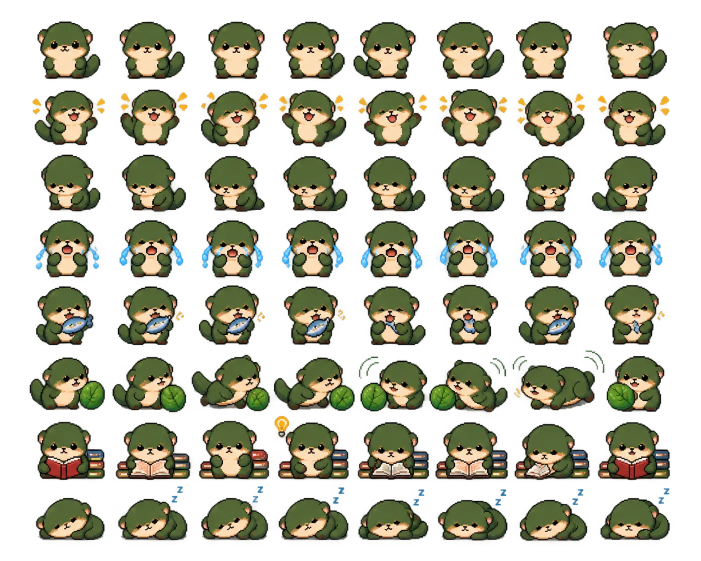
#> input picture art/source/otter_sheet.png, 1402 x 1122 px, found by its file name (shown at 1/2 size)
$ python slice_otter.py
#> lines starting #> are read from the running program, lines starting #| are printed output that depends on the picture; after the words box and inside, x2 and y2 are one past the last pixel; in counts of white or black regions, pixels touching at a corner belong together
"""Cut art/source/otter_sheet.png (8 rows x 8 frames) into one PNG per frame.

Rows are split at the empty gaps between them. Inside a row, sparkles and
tears cross the borders between frames, so a grid would slice them. Instead:
each big blob of pixels is one frame of the otter, and each small blob
(tear, sparkle, Zzz, bulb) joins the nearest otter in the same row.

Within a row, every frame keeps its height above the shared floor line, so
a jump still rises and lands when played in order.

Run:  python tools/slice_otter.py
"""
import os
import numpy as np
from PIL import Image
from scipy import ndimage

SRC = "art/source/otter_sheet.png"
OUT = "art/frames/otter"
ROWS = ["idle", "happy", "sad", "crying", "eating", "playing", "studying", "sleeping"]
PER_ROW = 8
BIG = 6000          # pixels; an otter is 9,000-15,000, a tear or sparkle far less

img = Image.open(SRC).convert("RGBA")
#> img is the input picture: PIL image 1402x1122 RGBA; mean R, G, B, A 55.3, 56, 36.6, 106
rgba = np.array(img)
solid = rgba[..., 3] > 0
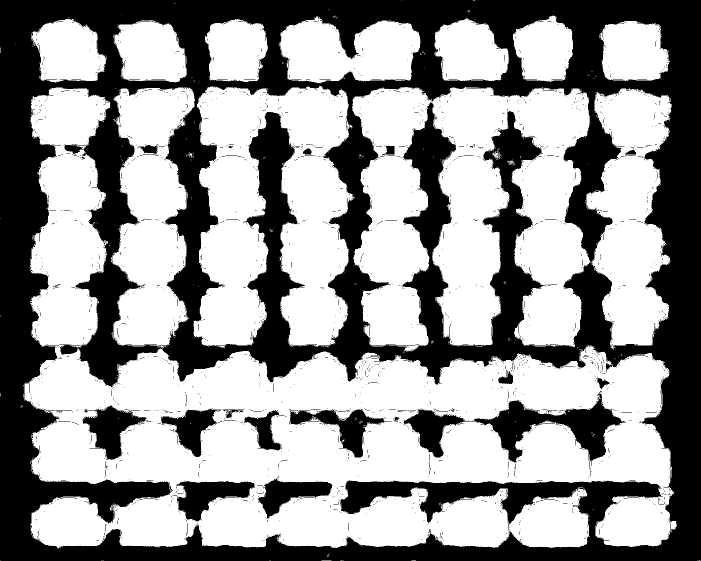
#> solid: shape (1122, 1402) bool (shown at 1/2 size); 59.4% white; 3063 black regions (3013 under 20 px), largest, box (x1, y1, x2, y2) and area: (0, 0, 1402, 1122) 577175, (807, 787, 1252, 932) 19297, (352, 961, 509, 1044) 6469
H, W = solid.shape
#> H = 1122; W = 1402

filled = (rgba[..., 3] > 60).sum(1) > 0
bands, start = [], None
for y, f in enumerate(filled):
    if f and start is None:
        start = y
    if not f and start is not None:
        bands.append((start, y)); start = None
#> this loop made 1122 passes
#> f on passes 1 to 12: False, False, False, False, False, False, False, False, False, False, False, False
#> after the loop, bands = [(43, 158), (178, 294), (309, 424), (440, 556), (569, 690), (701, 825), (832, 960), (973, 1082)]
bands = [b for b in bands if b[1] - b[0] > 20]
assert len(bands) == len(ROWS), f"found {len(bands)} rows, expected {len(ROWS)}"

lab, n = ndimage.label(ndimage.binary_dilation(rgba[..., 3] > 60, iterations=3))
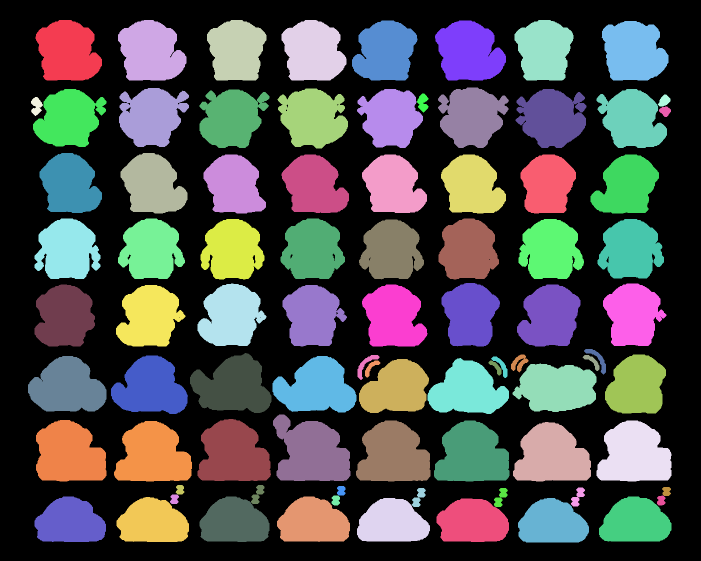
#> lab: shape (1122, 1402) int32 (shown at 1/2 size); 86 distinct labels, from 0 to 85; one colour per label, 0 black
#> n = 85
blobs = []
for i, s in enumerate(ndimage.find_objects(lab), 1):
    area = int((lab[s] == i).sum())
    if area < 80:
        continue
    cy, cx = (s[0].start + s[0].stop) / 2, (s[1].start + s[1].stop) / 2
    row = min(range(len(bands)), key=lambda r: abs((bands[r][0] + bands[r][1]) / 2 - cy))
    blobs.append(dict(id=i, area=area, cx=cx, cy=cy, row=row))
#> this loop made 85 passes
#> (area, cy, cx, row) on passes 1 to 12: (12383, 100.5, 137.5, 0), (12645, 100.5, 304.5, 0), (11361, 100.5, 473.5, 0), (12236, 100.5, 628, 0), (11114, 100.5, 1088, 0), (11934, 101, 769.5, 0), (12798, 101, 941, 0), (12530, 101.5, 1270, 0), (12197, 235.5, 947, 1), (11886, 235, 308, 1), (12384, 237, 625.5, 1), (11687, 236, 139.5, 1)
#> after the loop, blobs = 85 items

frames = {r: [] for r in range(len(ROWS))}
for b in sorted((b for b in blobs if b["area"] > BIG), key=lambda b: b["cx"]):
    frames[b["row"]].append(dict(ids=[b["id"]], cx=b["cx"], cy=b["cy"]))
#> this loop made 64 passes
#> b on passes 1, 3, 4, 5, 7, 9, 11, 12, 13, 14, 15: {'id': 40, 'area': 11730, 'cx': 129.5, 'cy': 631, 'row': 4}, {'id': 29, 'area': 11944, 'cx': 135, 'cy': 497.5, 'row': 3}, {'id': 1, 'area': 12383, 'cx': 137.5, 'cy': 100.5, 'row': 0}, {'id': 12, 'area': 11687, 'cx': 139.5, 'cy': 236, 'row': 1}, {'id': 21, 'area': 11154, 'cx': 141.5, 'cy': 366, 'row': 2}, {'id': 51, 'area': 12552, 'cx': 299, 'cy': 769.5, 'row': 5}, {'id': 30, 'area': 11834, 'cx': 303, 'cy': 497.5, 'row': 3}, {'id': 2, 'area': 12645, 'cx': 304.5, 'cy': 100.5, 'row': 0}, {'id': 82, 'area': 10106, 'cx': 305.5, 'cy': 1039, 'row': 7}, {'id': 66, 'area': 14015, 'cx': 306, 'cy': 902.5, 'row': 6}, {'id': 10, 'area': 11886, 'cx': 308, 'cy': 235, 'row': 1}
for r, name in enumerate(ROWS):
    assert len(frames[r]) == PER_ROW, f"{name}: found {len(frames[r])} frames, expected {PER_ROW}"
for b in (b for b in blobs if b["area"] <= BIG):
    min(frames[b["row"]], key=lambda f: (f["cx"] - b["cx"]) ** 2 + (f["cy"] - b["cy"]) ** 2)["ids"].append(b["id"])
#> this loop made 21 passes
#> b on passes 1 to 11: {'id': 17, 'area': 555, 'cx': 845.5, 'cy': 206, 'row': 1}, {'id': 18, 'area': 394, 'cx': 1328.5, 'cy': 201, 'row': 1}, {'id': 19, 'area': 569, 'cx': 74, 'cy': 213, 'row': 1}, {'id': 20, 'area': 337, 'cx': 1330, 'cy': 223.5, 'row': 1}, {'id': 45, 'area': 616, 'cx': 1190, 'cy': 723.5, 'row': 5}, {'id': 47, 'area': 636, 'cx': 1039.5, 'cy': 727, 'row': 5}, {'id': 49, 'area': 610, 'cx': 737, 'cy': 735, 'row': 5}, {'id': 50, 'area': 373, 'cx': 1182, 'cy': 726, 'row': 5}, {'id': 54, 'area': 460, 'cx': 998.5, 'cy': 734.5, 'row': 5}, {'id': 57, 'area': 380, 'cx': 745.5, 'cy': 738, 'row': 5}, {'id': 58, 'area': 306, 'cx': 990, 'cy': 736, 'row': 5}

cuts = []
for r, group in frames.items():
    for k, f in enumerate(group, 1):
        mask = np.isin(lab, f["ids"]) & solid
        ys, xs = np.nonzero(mask)
        piece = rgba.copy()
        piece[..., 3] = np.where(mask, piece[..., 3], 0)
        box = (xs.min(), ys.min(), xs.max() + 1, ys.max() + 1)
        cuts.append((r, k, Image.fromarray(piece).crop(box), box))
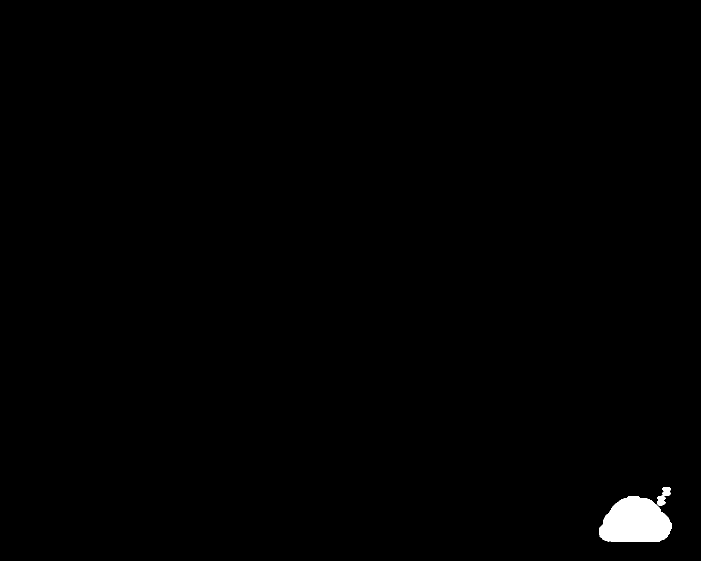
#> mask: shape (1122, 1402) bool (shown at 1/2 size); 0.66% white; 2 white regions, box (x1, y1, x2, y2) and area: (1198, 993, 1343, 1083) 9991, (1314, 974, 1342, 1011) 461
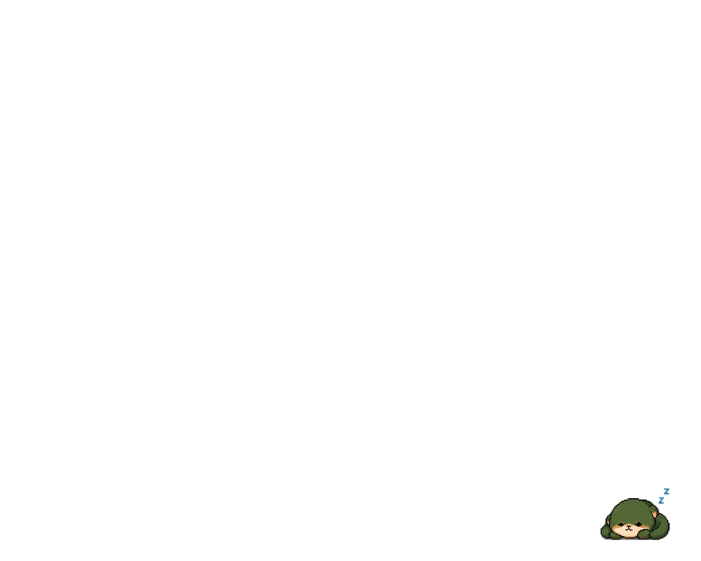
#> piece: shape (1122, 1402, 4) (shown at 1/2 size); mean R, G, B, A 55.3, 56, 36.6, 1.4; transparent parts drawn white
#> after the loop, cuts = 64 items

floor = {r: max(c[3][3] for c in cuts if c[0] == r) for r in frames}
#> floor = {0: 161, 1: 297, 2: 427, 3: 559, 4: 693, 5: 828, 6: 963, 7: 1085}
cw = max(p.width for _, _, p, _ in cuts) + 8
#> cw = 185
ch = max(floor[r] - box[1] for r, _, _, box in cuts) + 8
#> ch = 142
os.makedirs(OUT, exist_ok=True)
for r, k, piece, box in cuts:
    frame = Image.new("RGBA", (cw, ch), (0, 0, 0, 0))
    above_floor = floor[r] - box[3]
    frame.alpha_composite(piece, ((cw - piece.width) // 2, ch - 4 - above_floor - piece.height))
    frame.save(f"{OUT}/{ROWS[r]}_{k:02d}.png")
#> this loop made 64 passes
#> (r, k, box, above_floor) on passes 1 to 12: (0, 1, (71, 40, 204, 161), 0), (0, 2, (236, 40, 373, 161), 0), (0, 3, (414, 40, 533, 161), 0), (0, 4, (563, 40, 693, 161), 0), (0, 5, (704, 41, 835, 161), 0), (0, 6, (870, 41, 1012, 161), 0), (0, 7, (1029, 40, 1146, 161), 0), (0, 8, (1203, 42, 1337, 161), 0), (1, 1, (62, 178, 213, 294), 3), (1, 2, (238, 176, 378, 294), 3), (1, 3, (399, 179, 539, 296), 1), (1, 4, (555, 177, 696, 297), 0)
#> pass 1, `frame.save(f"{OUT}/{ROWS[r]}_{k:02d}.png")`:
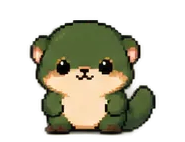
#> saved as idle_01.png: PIL image 185x142 RGBA; mean R, G, B, A 52.2, 51, 33.9, 104.2; transparent parts drawn white
#> pass 2, `frame.save(f"{OUT}/{ROWS[r]}_{k:02d}.png")`:
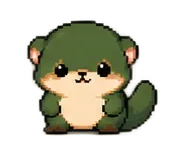
#> saved as idle_02.png: PIL image 185x142 RGBA; mean R, G, B, A 51.6, 51, 33.6, 106.3; transparent parts drawn white
#> after the loop:
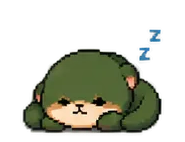
#> frame: PIL image 185x142 RGBA; mean R, G, B, A 33.3, 36.7, 23.6, 86.4; transparent parts drawn white
print(f"{len(cuts)} frames, each {cw}x{ch}")
#| 64 frames, each 185x142
